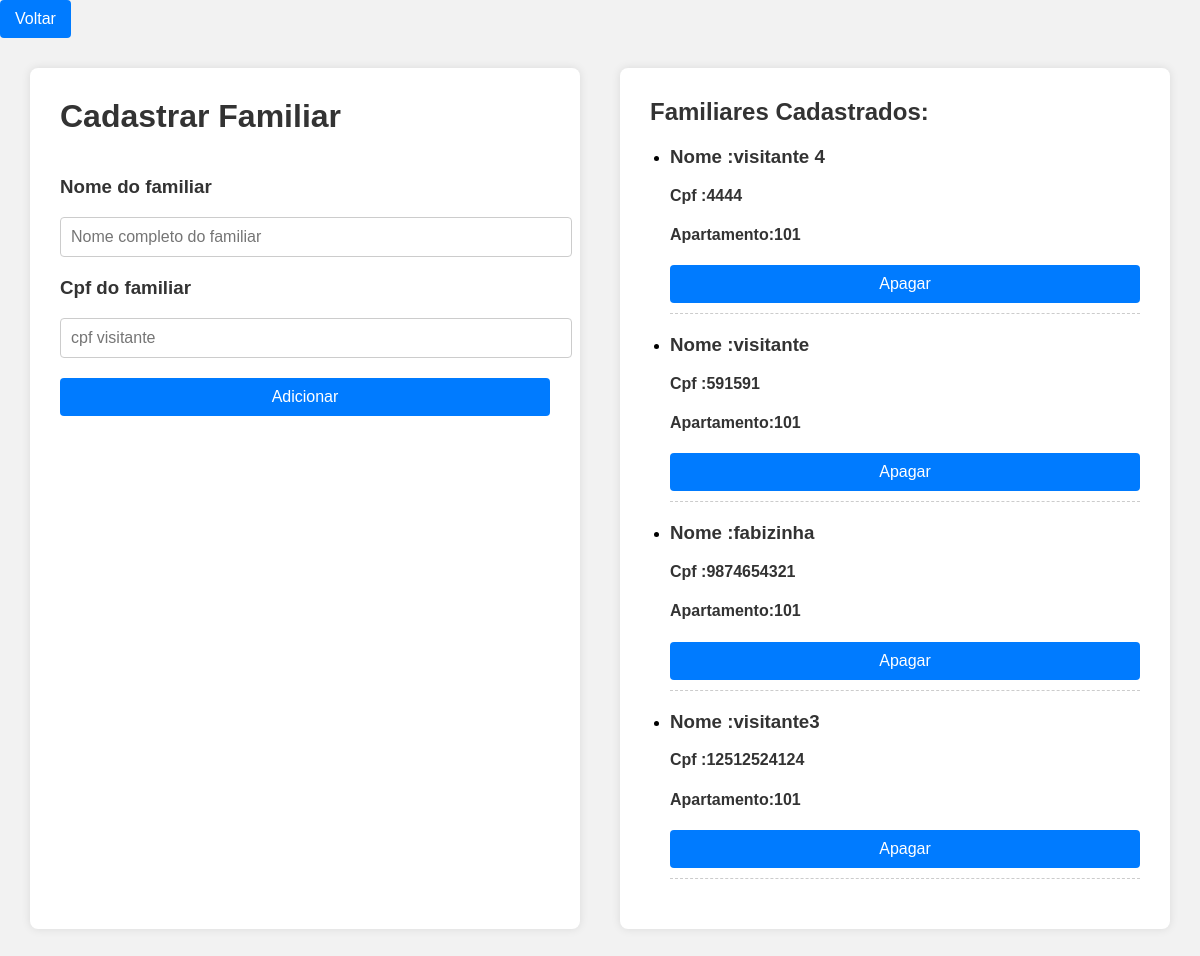
/cadastrar_familiares (signed in), run on an earlier commit of the app's database.
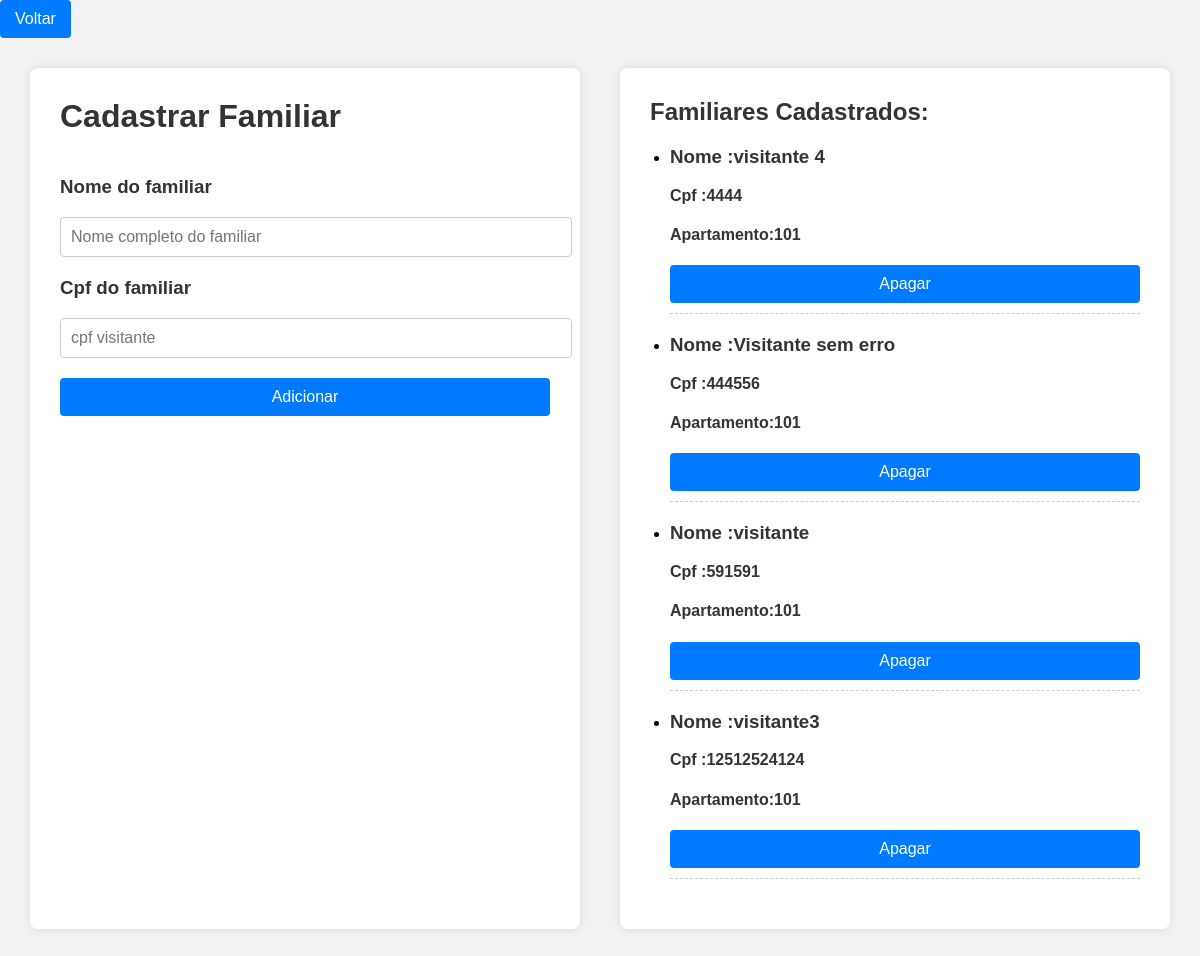
And on a later commit of the database.
### app.py (models this page shows)
class Familiar(db.Model):
    __tablename__ = 'visitantes_apartamento'
    cpf_visitante = db.Column(db.Integer, primary_key=True)
    cpf_morador = db.Column(db.Integer, db.ForeignKey('moradores.cpf'), nullable=False)
    nome = db.Column(db.String(50), nullable=False)
    apartamento = db.Column(db.String(10), nullable=False)
    morador = db.relationship('Usuario', backref=db.backref('familiares', lazy=True))

### app.py (the view)
@app.route('/cadastrar_familiares', methods=['GET', 'POST'])
def cadastrar_familiares():
    cpf_morador = session.get('usuario_cpf')
    familiares = Familiar.query.filter_by(cpf_morador = cpf_morador).all()
    error = request.args.get('error')
    return render_template('cadastrar_familiares.html', familiares=familiares , error = error)

### templates/cadastrar_familiares.html (shortened to what this page needs)
<!DOCTYPE html>
<html lang="pt-br">
<head>
</head>
<body>
  <button onclick="window.location.href='/pinicial'">Voltar</button>
  <div class="container">
    <div class="lado-esquerdo">
      <form method="POST" action="/addFamiliar">
        <h1>{{ 'Editar Familiar' if familiar_editado else 'Cadastrar Familiar' }}</h1>
        <div>
            <h3>Nome do familiar</h3>
              <input type="text" name="nome" placeholder="Nome completo do familiar"
              value="{{ familiar_editado.nome if familiar_editado else '' }}" required>
        </div>
        <div>
          <h3>Cpf do familiar</h3>
          <input type="text" name="cpf" placeholder="cpf visitante"
                value="{{ familiar_editado.nome if familiar_editado else '' }}" required>
        </div>
        <button type="submit">{{ 'Salvar' if familiar_editado else 'Adicionar' }}</button>
      </form>
    </div>
    <div class="lado-direito">
      {% block content %}
      <h2>Familiares Cadastrados:</h2>
        <ul>
          {% for familiar in familiares %}
            <li>
            <h3>Nome :{{ familiar.nome }} </h3>
            <h4>Cpf :{{ familiar.cpf_visitante }}</h4>
            <h4>Apartamento:{{ familiar.apartamento }}</h4>
                  <form action="{{url_for('delete', cpf = familiar.cpf_visitante)}}" method="POST">
                    <input type="submit" value="Apagar" class="btn btn-danger btn-sn"
                    onclick="return confirm('Tem certeza que deseja apagar esse familiar?')">
                  </form>
                  </li>
          {% endfor %}
        </ul>
      {% endblock %}
    </div>
  </div>
</body>
</html>

What changed in the data, as far as the page shows it:
removed Familiar: nome "fabizinha", cpf_visitante "9874654321", apartamento "101"
added Familiar: nome "Visitante sem erro", cpf_visitante "444556", apartamento "101"
